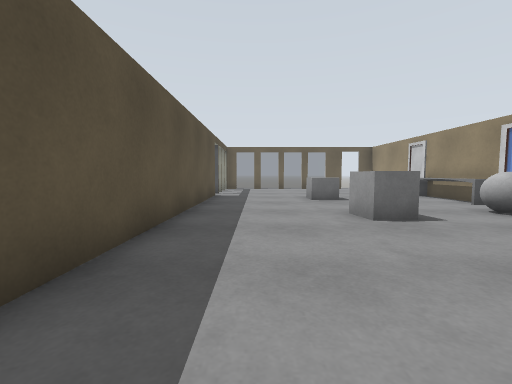
View 1 (above)

12 first-person views from a walk through a world built for the Gazebo simulator. The camera is 0.94 m above the floor, tilts 4° down and sees 90° across. The floor is counted in squares, 1 m on a side. Each view is taken from the middle of a square. On the plan, view 1 faces up. The plan holds only what a view shows up to about 10 squares ahead; the rest is blank. Surface patterns are stand-ins for the level's own textures.

View 2
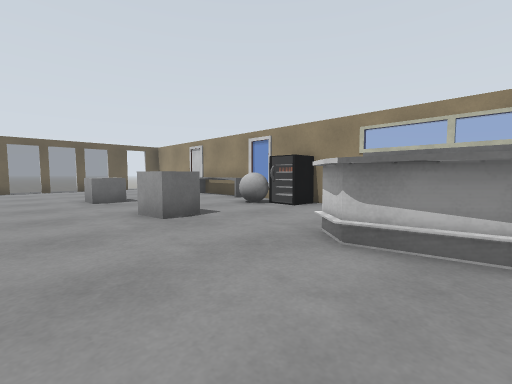

View 3
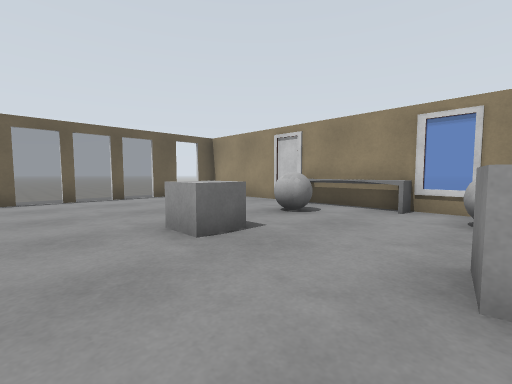

View 4
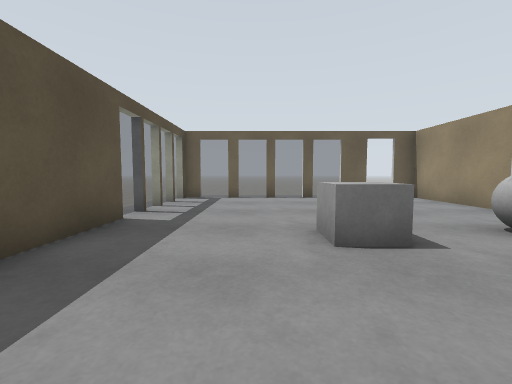

View 5
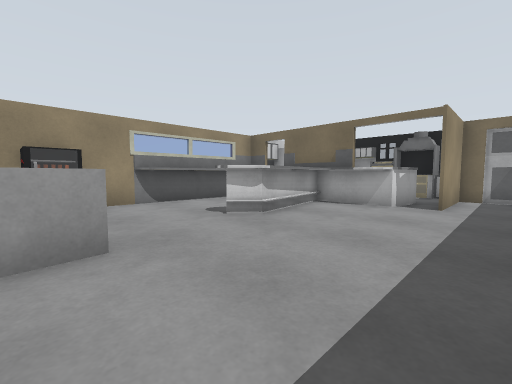

View 6
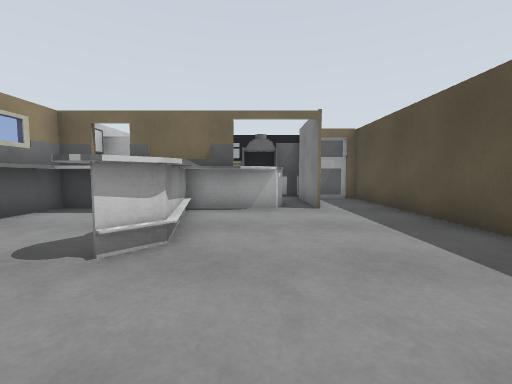

View 7
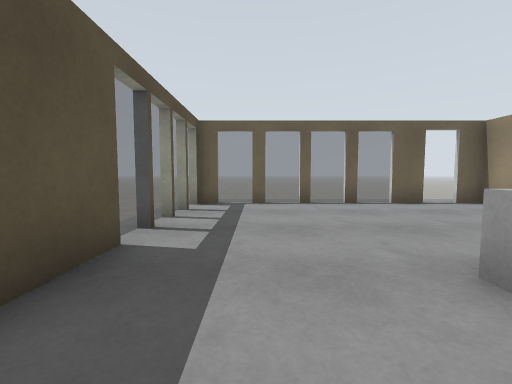

View 8
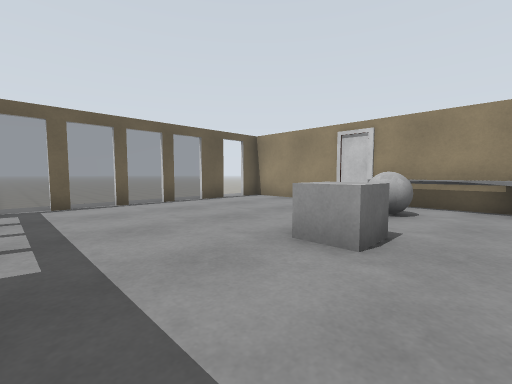

View 9
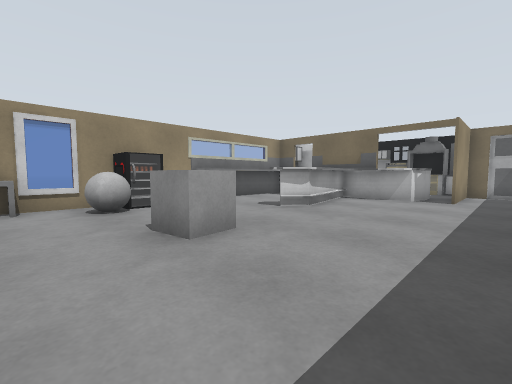

View 10
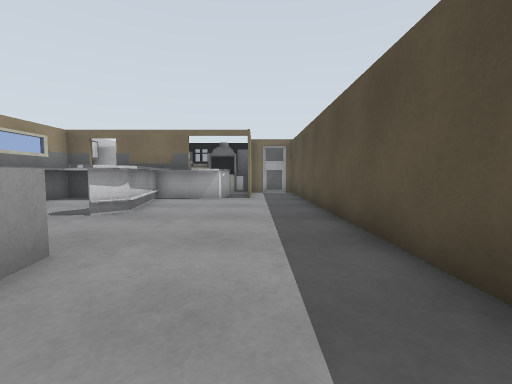

View 11
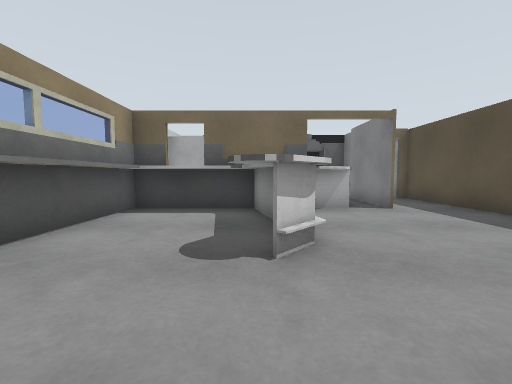

View 12
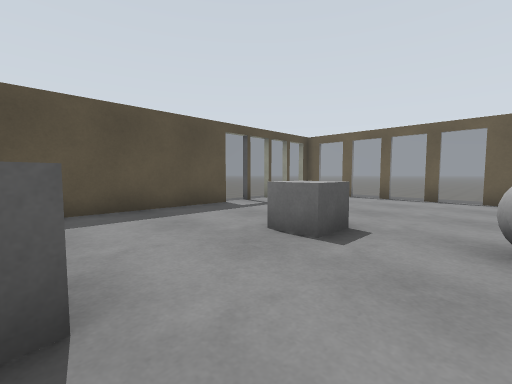

### Floor plan
Key: @ floor where view 1 was taken; # wall or solid block; . main floor; - floor 0.25 m lower than the main floor; = window, fence, low wall or low ledge; B grey box; G grey ball; O other object.
Columns run from 4 left of view 1 to 7 right of it. Each row starts with its distance up from view 1.
 18      ----
 17 -- ...... ..
 16 --#=#==#=#.#
 15 --=........#
 14  -=........#
 13  -=........#
 12   =........=
 11   #........#
 10   #...BB.GG#
  9   #........#
  8   #........#
  7   #........=
  6   #...OO..O#
  5   #....O..=#
  4   #........#
  3   #........#
  2   #....##..#
  1   #....##..#
  0   #.@..##..#
 -1   #.....####
 -2   #.#.######
 -3   #.###   ##
 -4   #.##    ##
 -5   ####
 -6      #

Positions as (right, up) in squares from view 1, and headings:
1: (0, 0), facing up
2: (0, 0), facing up-right
3: (0, 6), facing up-right
4: (1, 6), facing up
5: (-1, 6), facing down-right
6: (2, 5), facing down
7: (0, 8), facing up
8: (-1, 8), facing up-right
9: (-1, 8), facing down-right
10: (0, 8), facing down
11: (4, 5), facing down
12: (5, 6), facing up-left
